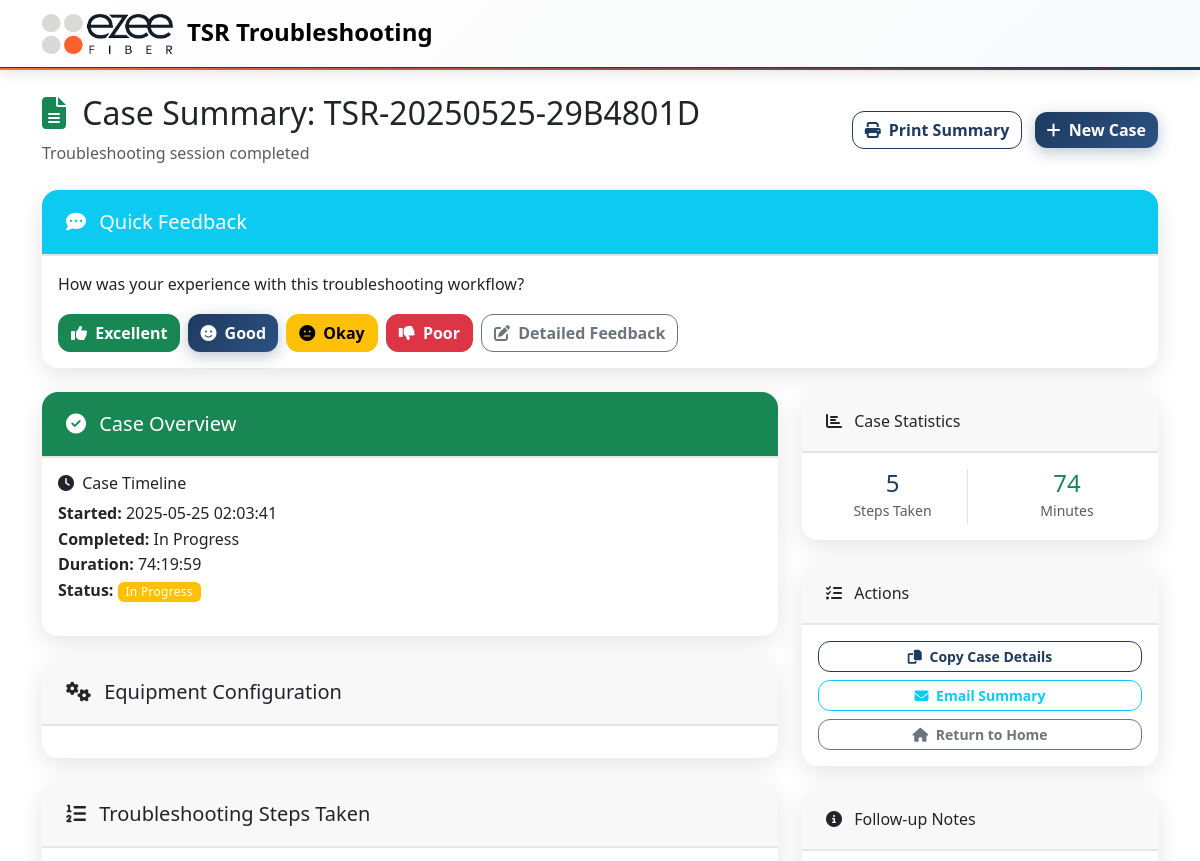
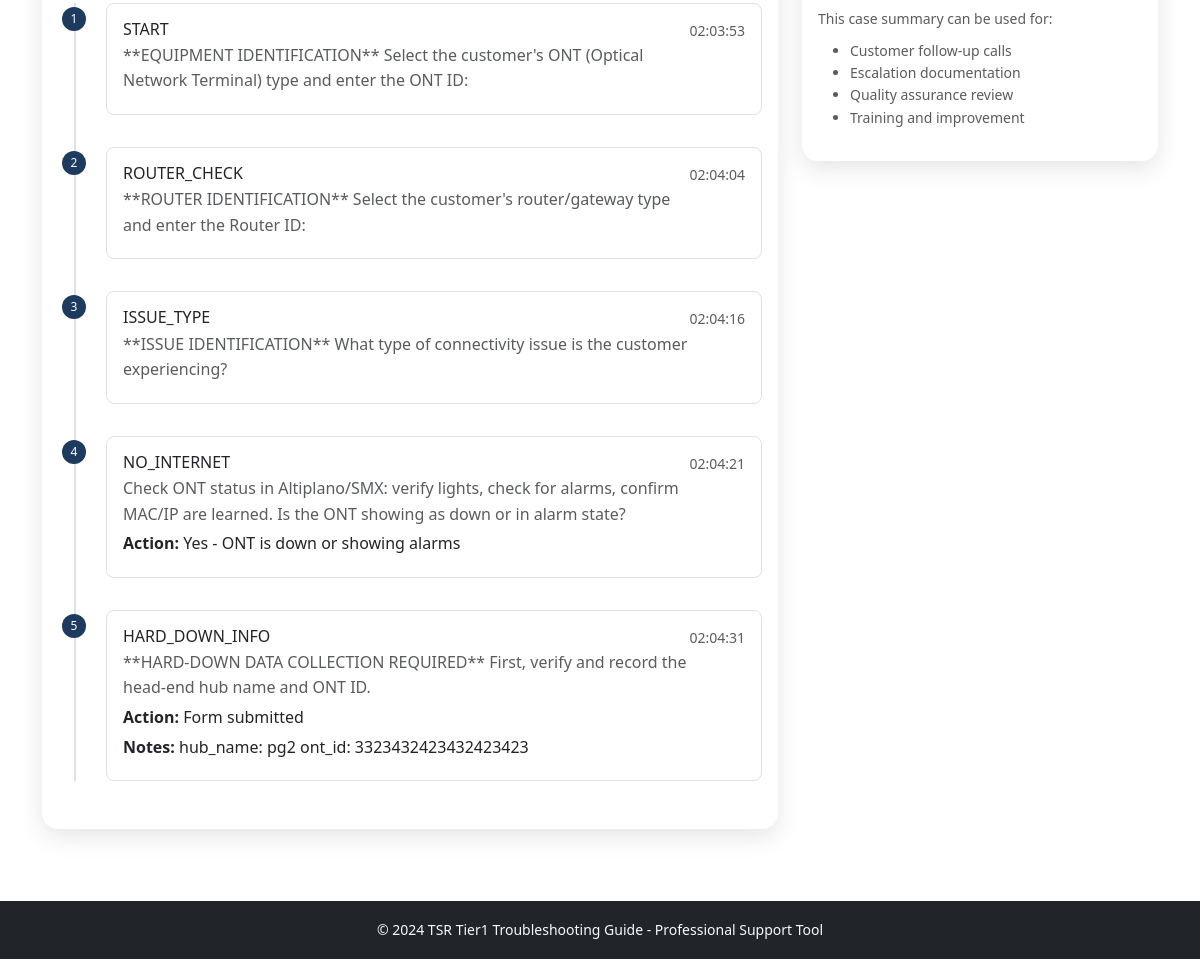
Page /case_summary/8 on the committed database (2 pictures, top to bottom).
### models.py (models this page shows, shortened)
class TroubleshootingCase(db.Model):
    id = db.Column(db.Integer, primary_key=True)
    session_id = db.Column(db.String(100), nullable=False)
    case_number = db.Column(db.String(50), unique=True, nullable=False)
    customer_info = db.Column(db.Text)  # JSON string
    ont_type = db.Column(db.String(50))
    ont_id = db.Column(db.String(50))  # ONT identifier (flexible format)
    router_type = db.Column(db.String(50))
    router_id = db.Column(db.String(50))  # Router identifier (flexible format)
    issue_type = db.Column(db.String(100))
    resolution = db.Column(db.String(200))
    status = db.Column(db.String(20), default='in_progress')  # in_progress, resolved, escalated, unresolved
    created_at = db.Column(db.DateTime, default=datetime.utcnow)
    completed_at = db.Column(db.DateTime)
    start_time = db.Column(db.Float)  # timestamp
    end_time = db.Column(db.Float)  # timestamp
    def get_customer_info(self):
        if self.customer_info:
            return json.loads(self.customer_info)
        return {}
    def get_duration(self):
        if self.start_time and self.end_time:
            duration_seconds = int(self.end_time - self.start_time)
        elif self.start_time:
            duration_seconds = int(datetime.now().timestamp() - self.start_time)
        else:
            return 0
        return duration_seconds // 60

class TroubleshootingStep(db.Model):
    id = db.Column(db.Integer, primary_key=True)
    case_id = db.Column(db.Integer, db.ForeignKey('troubleshooting_case.id'), nullable=False)
    step_id = db.Column(db.String(50), nullable=False)
    step_name = db.Column(db.String(200))
    action_taken = db.Column(db.String(500))
    result = db.Column(db.String(500))
    notes = db.Column(db.Text)
    timestamp = db.Column(db.DateTime, default=datetime.utcnow)
    case = db.relationship('TroubleshootingCase', backref=db.backref('steps', lazy=True, order_by='TroubleshootingStep.timestamp'))

### routes.py (the view)
@app.route('/case_summary/<int:case_id>')
def case_summary(case_id):
    case = TroubleshootingCase.query.get_or_404(case_id)
    escalation_report = None
    if case.status == 'escalated':
        escalation_report = generate_tier2_escalation_report(case)
    dispatch_report = None
    if case.status in ['dispatch_pending', 'resolved'] and (
        any(step.step_id.startswith('DISPATCH_') for step in case.steps) or
        case.issue_type == 'Complete Outage'
    ):
        dispatch_report = generate_dispatch_report(case)
    return render_template('case_summary.html', case=case, dispatch_report=dispatch_report, escalation_report=escalation_report)

### app.py (called while the page is built)
@app.template_filter('datetime')
def datetime_filter(timestamp):
    if timestamp:
        return datetime.fromtimestamp(timestamp).strftime('%Y-%m-%d %H:%M:%S')
    return ''

@app.template_filter('duration')
def duration_filter(start_time, end_time=None):
    if not start_time:
        return ''
    end = end_time or datetime.now().timestamp()
    duration = int(end - start_time)
    hours = duration // 3600
    minutes = (duration % 3600) // 60
    seconds = duration % 60
    if hours > 0:
        return f"{hours:02d}:{minutes:02d}:{seconds:02d}"
    else:
        return f"{minutes:02d}:{seconds:02d}"

### templates/case_summary.html (shortened to what this page needs)
{% extends "base.html" %}
{% block content %}
<div class="container py-4">
    <div class="row justify-content-between align-items-center mb-4">
        <div class="col">
            <h2>
                <i class="fas fa-file-alt me-2 text-success"></i>
                Case Summary: {{ case.case_number }}
            </h2>
            <p class="text-muted mb-0">Troubleshooting session completed</p>
        </div>
        <div class="col-auto">
            <button onclick="window.print()" class="btn btn-outline-primary me-2">
                <i class="fas fa-print me-1"></i>
                Print Summary
            </button>
            <a href="{{ url_for('restart_case') }}" class="btn btn-primary">
                <i class="fas fa-plus me-1"></i>
                New Case
            </a>
        </div>
    </div>
    <div class="row mb-4">
        <div class="col-12">
            <div class="card border-info">
                <div class="card-header bg-info text-white">
                    <h5 class="mb-0">
                        <i class="fas fa-comment-dots me-2"></i>
                        Quick Feedback
                    </h5>
                </div>
                <div class="card-body">
                    <p class="mb-3">How was your experience with this troubleshooting workflow?</p>
                    <div class="d-flex gap-2 flex-wrap">
                        <button class="btn btn-success" onclick="submitFeedback('excellent', '{{ case.id }}')">
                            <i class="fas fa-thumbs-up me-1"></i>
                            Excellent
                        </button>
                        <button class="btn btn-primary" onclick="submitFeedback('good', '{{ case.id }}')">
                            <i class="fas fa-smile me-1"></i>
                            Good
                        </button>
                        <button class="btn btn-warning" onclick="submitFeedback('okay', '{{ case.id }}')">
                            <i class="fas fa-meh me-1"></i>
                            Okay
                        </button>
                        <button class="btn btn-danger" onclick="submitFeedback('poor', '{{ case.id }}')">
                            <i class="fas fa-thumbs-down me-1"></i>
                            Poor
                        </button>
                        <button class="btn btn-outline-secondary" onclick="showDetailedFeedback('{{ case.id }}')">
                            <i class="fas fa-edit me-1"></i>
                            Detailed Feedback
                        </button>
                    </div>
                </div>
            </div>
        </div>
    </div>
    <div class="row">
        <div class="col-lg-8">
            <div class="card mb-4">
                <div class="card-header bg-success text-white">
                    <h5 class="mb-0">
                        <i class="fas fa-check-circle me-2"></i>
                        Case Overview
                    </h5>
                </div>
                <div class="card-body">
                    <div class="row">
                        <div class="col-md-6">
                            <h6><i class="fas fa-clock me-1"></i> Case Timeline</h6>
                            <ul class="list-unstyled">
                                <li><strong>Started:</strong> {{ case.start_time|datetime }}</li>
                                <li><strong>Completed:</strong> {{ case.end_time|datetime if case.end_time else 'In Progress' }}</li>
                                <li><strong>Duration:</strong> {{ case.start_time|duration(case.end_time) }}</li>
                                <li><strong>Status:</strong>
                                    <span class="badge bg-{{ 'success' if case.status == 'resolved' else 'warning' }}">
                                        {{ case.status.replace('_', ' ').title() }}
                                    </span>
                                </li>
                            </ul>
                        </div>
                    </div>
                </div>
            </div>
            <div class="card mb-4">
                <div class="card-header">
                    <h5 class="mb-0">
                        <i class="fas fa-cogs me-2"></i>
                        Equipment Configuration
                    </h5>
                </div>
                <div class="card-body">
                </div>
            </div>
            <div class="card">
                <div class="card-header">
                    <h5 class="mb-0">
                        <i class="fas fa-list-ol me-2"></i>
                        Troubleshooting Steps Taken
                    </h5>
                </div>
                <div class="card-body">
                    {% if case.steps %}
                        <div class="timeline">
                            {% for step in case.steps %}
                            <div class="timeline-item">
                                <div class="timeline-marker">
                                    <span class="badge bg-primary rounded-pill">{{ loop.index }}</span>
                                </div>
                                <div class="timeline-content">
                                    <div class="d-flex justify-content-between align-items-start">
                                        <div>
                                            <h6 class="mb-1">{{ step.step_id }}</h6>
                                            {% if step.step_name %}
                                            <p class="text-muted mb-1">{{ step.step_name }}</p>
                                            {% endif %}
                                            {% if step.action_taken %}
                                            <p class="mb-1"><strong>Action:</strong> {{ step.action_taken }}</p>
                                            {% endif %}
                                            {% if step.notes %}
                                            <p class="mb-1"><strong>Notes:</strong> {{ step.notes }}</p>
                                            {% endif %}
                                        </div>
                                        <small class="text-muted">{{ step.timestamp.strftime('%H:%M:%S') }}</small>
                                    </div>
                                </div>
                            </div>
                            {% endfor %}
                        </div>
                    {% else %}
                        <p class="text-muted">No detailed steps recorded for this case.</p>
                    {% endif %}
                </div>
            </div>
        </div>
        <div class="col-lg-4">
            <div class="card mb-4">
                <div class="card-header">
                    <h6 class="mb-0">
                        <i class="fas fa-chart-bar me-2"></i>
                        Case Statistics
                    </h6>
                </div>
                <div class="card-body">
                    <div class="row text-center">
                        <div class="col-6">
                            <div class="border-end">
                                <h4 class="text-primary mb-0">{{ case.steps|length }}</h4>
                                <small class="text-muted">Steps Taken</small>
                            </div>
                        </div>
                        <div class="col-6">
                            <h4 class="text-success mb-0">{{ case.get_duration() // 60 }}</h4>
                            <small class="text-muted">Minutes</small>
                        </div>
                    </div>
                </div>
            </div>
            <div class="card mb-4">
                <div class="card-header">
                    <h6 class="mb-0">
                        <i class="fas fa-tasks me-2"></i>
                        Actions
                    </h6>
                </div>
                <div class="card-body">
                    <div class="d-grid gap-2">
                        <button onclick="copyToClipboard()" class="btn btn-outline-primary btn-sm">
                            <i class="fas fa-copy me-1"></i>
                            Copy Case Details
                        </button>
                        <button onclick="emailSummary()" class="btn btn-outline-info btn-sm">
                            <i class="fas fa-envelope me-1"></i>
                            Email Summary
                        </button>
                        <a href="{{ url_for('index') }}" class="btn btn-outline-secondary btn-sm">
                            <i class="fas fa-home me-1"></i>
                            Return to Home
                        </a>
                    </div>
                </div>
            </div>
            <div class="card">
                <div class="card-header">
                    <h6 class="mb-0">
                        <i class="fas fa-info-circle me-2"></i>
                        Follow-up Notes
                    </h6>
                </div>
                <div class="card-body">
                    <small class="text-muted">
                        This case summary can be used for:
                        <ul class="mt-2">
                            <li>Customer follow-up calls</li>
                            <li>Escalation documentation</li>
                            <li>Quality assurance review</li>
                            <li>Training and improvement</li>
                        </ul>
                    </small>
                </div>
            </div>
        </div>
    </div>
</div>
{% endblock %}

### static/css/custom.css (style rules this page uses)
:root { --primary-color: 0 84% 60%; --success-color: 142 71% 45%; --info-color: 199 89% 48%; --warning-color: 45 100% 51%; --danger-color: 354 70% 54%; }
body { font-family: 'Segoe UI', Tahoma, Geneva, Verdana, sans-serif; line-height: 1.6; }
.card { border: none; box-shadow: 0 2px 8px rgba(0, 0, 0, 0.1); border-radius: 12px; transition: transform 0.2s ease, box-shadow 0.2s ease; }
.card-header { border-radius: 12px 12px 0 0 !important; border-bottom: none; padding: 1.25rem 1.5rem; }
.timeline { position: relative; padding-left: 2rem; }
.timeline::before { content: ''; position: absolute; left: 1rem; top: 0; bottom: 0; width: 2px; background: var(--bs-border-color); }
.timeline-item { position: relative; margin-bottom: 2rem; }
.timeline-marker { position: absolute; left: -2rem; top: 0; width: 2rem; height: 2rem; display: flex; align-items: center; justify-content: center; }
.timeline-marker .badge { width: 1.5rem; height: 1.5rem; display: flex; align-items: center; justify-content: center; font-size: 0.75rem; }
.timeline-content { background: var(--bs-body-bg); border: 1px solid var(--bs-border-color); border-radius: 8px; padding: 1rem; margin-left: 1rem; }
.badge { font-weight: 500; letter-spacing: 0.025em; }
.btn { border-radius: 8px; font-weight: 500; transition: all 0.2s ease; }

### static/css/ezee-theme.css (style rules this page uses)
:root { --ezee-navy: #1e3a5f; --ezee-orange: #ff6b35; --ezee-light-grey: #e5e5e5; --ezee-dark-grey: #6c757d; --ezee-white: #ffffff; }
.bg-primary { background-color: var(--ezee-navy) !important; }
.btn-primary { background-color: var(--ezee-navy); border-color: var(--ezee-navy); }
.btn-outline-primary { color: var(--ezee-navy); border-color: var(--ezee-navy); }
.text-primary { color: var(--ezee-navy) !important; }
.card { border: none; border-radius: 16px; box-shadow: 0 8px 25px rgba(0, 0, 0, 0.1); transition: all 0.3s ease; }
.card-header { border-radius: 16px 16px 0 0 !important; border-bottom: 2px solid var(--ezee-light-grey); }
.btn { border-radius: 12px; font-weight: 600; transition: all 0.3s cubic-bezier(0.4, 0, 0.2, 1); position: relative; overflow: hidden; }
.btn-primary { background: linear-gradient(135deg, var(--ezee-navy) 0%, #2c5282 100%); border: none; box-shadow: 0 4px 15px rgba(30, 58, 95, 0.3); }

### rows in the picture
TroubleshootingCase: case_number "TSR-20250525-29B4801D", start_time "2025-05-25 02:03:41", end_time "In Progress", start_time|duration "74:19:59", status.replace "In Progress", start_time+end_time "74"
TroubleshootingStep: step_id "START", step_name "**EQUIPMENT IDENTIFICATION** Select the customer's ONT (Optical Network Terminal) type and enter the ONT ID:", timestamp "02:03:53"
TroubleshootingStep: step_id "ROUTER_CHECK", step_name "**ROUTER IDENTIFICATION** Select the customer's router/gateway type and enter the Router ID:", timestamp "02:04:04"
TroubleshootingStep: step_id "ISSUE_TYPE", step_name "**ISSUE IDENTIFICATION** What type of connectivity issue is the customer experiencing?", timestamp "02:04:16"
TroubleshootingStep: step_id "NO_INTERNET", step_name "Check ONT status in Altiplano/SMX: verify lights, check for alarms, confirm MAC/IP are learned. Is the ONT showing as down or in alarm state?", action_taken "Yes - ONT is down or showing alarms", timestamp "02:04:21"
TroubleshootingStep: step_id "HARD_DOWN_INFO", step_name "**HARD-DOWN DATA COLLECTION REQUIRED** First, verify and record the head-end hub name and ONT ID.", action_taken "Form submitted", notes "hub_name: pg2 ont_id: 3323432423432423423", timestamp "02:04:31"

### other values in the picture
{{ case.steps|length }} "5"
